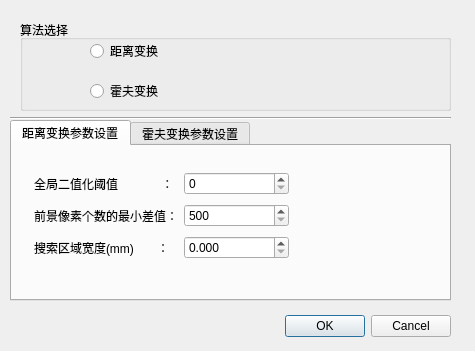
<?xml version="1.0" encoding="UTF-8"?>
<ui version="4.0">
 <class>algorithmDialog</class>
 <widget class="QDialog" name="algorithmDialog">
  <property name="geometry">
   <rect>
    <x>0</x>
    <y>0</y>
    <width>475</width>
    <height>351</height>
   </rect>
  </property>
  <property name="windowTitle">
   <string>Dialog</string>
  </property>
  <widget class="QDialogButtonBox" name="buttonBox">
   <property name="geometry">
    <rect>
     <x>110</x>
     <y>310</y>
     <width>341</width>
     <height>32</height>
    </rect>
   </property>
   <property name="orientation">
    <enum>Qt::Horizontal</enum>
   </property>
   <property name="standardButtons">
    <set>QDialogButtonBox::Cancel|QDialogButtonBox::Ok</set>
   </property>
  </widget>
  <widget class="Line" name="line">
   <property name="geometry">
    <rect>
     <x>10</x>
     <y>110</y>
     <width>441</width>
     <height>16</height>
    </rect>
   </property>
   <property name="orientation">
    <enum>Qt::Horizontal</enum>
   </property>
  </widget>
  <widget class="QTabWidget" name="tw_setupParam">
   <property name="geometry">
    <rect>
     <x>10</x>
     <y>120</y>
     <width>441</width>
     <height>181</height>
    </rect>
   </property>
   <property name="currentIndex">
    <number>0</number>
   </property>
   <widget class="QWidget" name="tab">
    <attribute name="title">
     <string>距离变换参数设置</string>
    </attribute>
    <widget class="QWidget" name="">
     <property name="geometry">
      <rect>
       <x>22</x>
       <y>23</y>
       <width>255</width>
       <height>95</height>
      </rect>
     </property>
     <layout class="QGridLayout" name="gridLayout">
      <item row="0" column="0">
       <widget class="QLabel" name="label">
        <property name="text">
         <string>全局二值化阈值             ： </string>
        </property>
       </widget>
      </item>
      <item row="0" column="1">
       <widget class="QSpinBox" name="sb_dtThreshold">
        <property name="minimumSize">
         <size>
          <width>61</width>
          <height>0</height>
         </size>
        </property>
        <property name="maximum">
         <number>255</number>
        </property>
       </widget>
      </item>
      <item row="1" column="0">
       <widget class="QLabel" name="label_3">
        <property name="text">
         <string>前景像素个数的最小差值：</string>
        </property>
       </widget>
      </item>
      <item row="1" column="1">
       <widget class="QSpinBox" name="sb_dtPixDiff">
        <property name="minimumSize">
         <size>
          <width>61</width>
          <height>0</height>
         </size>
        </property>
        <property name="minimum">
         <number>500</number>
        </property>
        <property name="maximum">
         <number>5000</number>
        </property>
       </widget>
      </item>
      <item row="2" column="0">
       <widget class="QLabel" name="label_4">
        <property name="text">
         <string>搜索区域宽度(mm)       ：</string>
        </property>
       </widget>
      </item>
      <item row="2" column="1">
       <widget class="QDoubleSpinBox" name="sb_searchRegionW">
        <property name="decimals">
         <number>3</number>
        </property>
        <property name="maximum">
         <double>50.000000000000000</double>
        </property>
        <property name="singleStep">
         <double>0.010000000000000</double>
        </property>
       </widget>
      </item>
     </layout>
    </widget>
   </widget>
   <widget class="QWidget" name="tab_2">
    <attribute name="title">
     <string>霍夫变换参数设置</string>
    </attribute>
   </widget>
  </widget>
  <widget class="QGroupBox" name="groupBox">
   <property name="geometry">
    <rect>
     <x>20</x>
     <y>20</y>
     <width>431</width>
     <height>91</height>
    </rect>
   </property>
   <property name="title">
    <string>算法选择</string>
   </property>
   <widget class="QRadioButton" name="rb_dt">
    <property name="geometry">
     <rect>
      <x>70</x>
      <y>20</y>
      <width>109</width>
      <height>22</height>
     </rect>
    </property>
    <property name="text">
     <string>距离变换</string>
    </property>
   </widget>
   <widget class="QRadioButton" name="rb_hough">
    <property name="geometry">
     <rect>
      <x>70</x>
      <y>60</y>
      <width>109</width>
      <height>22</height>
     </rect>
    </property>
    <property name="text">
     <string>霍夫变换</string>
    </property>
   </widget>
  </widget>
 </widget>
 <resources/>
 <connections>
  <connection>
   <sender>buttonBox</sender>
   <signal>accepted()</signal>
   <receiver>algorithmDialog</receiver>
   <slot>accept()</slot>
   <hints>
    <hint type="sourcelabel">
     <x>248</x>
     <y>254</y>
    </hint>
    <hint type="destinationlabel">
     <x>157</x>
     <y>274</y>
    </hint>
   </hints>
  </connection>
  <connection>
   <sender>buttonBox</sender>
   <signal>rejected()</signal>
   <receiver>algorithmDialog</receiver>
   <slot>reject()</slot>
   <hints>
    <hint type="sourcelabel">
     <x>316</x>
     <y>260</y>
    </hint>
    <hint type="destinationlabel">
     <x>286</x>
     <y>274</y>
    </hint>
   </hints>
  </connection>
 </connections>
</ui>
